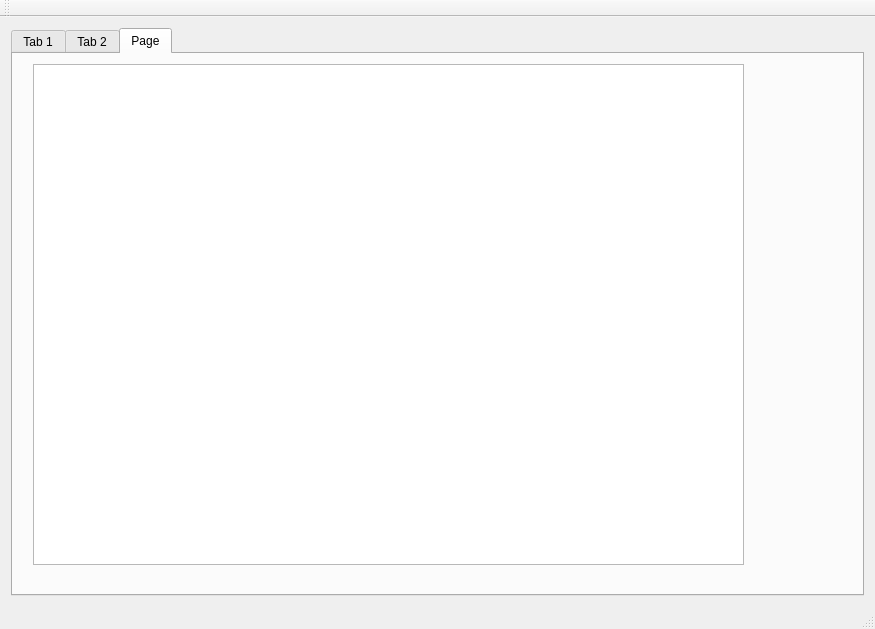
<?xml version="1.0" encoding="UTF-8"?>
<ui version="4.0">
 <class>MainWindow</class>
 <widget class="QMainWindow" name="MainWindow">
  <property name="geometry">
   <rect>
    <x>0</x>
    <y>0</y>
    <width>875</width>
    <height>629</height>
   </rect>
  </property>
  <property name="windowTitle">
   <string>MainWindow</string>
  </property>
  <widget class="QWidget" name="centralWidget">
   <layout class="QHBoxLayout" name="horizontalLayout">
    <item>
     <widget class="QTabWidget" name="tabWidget">
      <property name="currentIndex">
       <number>2</number>
      </property>
      <widget class="QWidget" name="tab">
       <attribute name="title">
        <string>Tab 1</string>
       </attribute>
       <widget class="QWidget" name="widgetModbus" native="true">
        <property name="geometry">
         <rect>
          <x>10</x>
          <y>0</y>
          <width>691</width>
          <height>561</height>
         </rect>
        </property>
       </widget>
      </widget>
      <widget class="QWidget" name="tab_2">
       <attribute name="title">
        <string>Tab 2</string>
       </attribute>
       <widget class="QWidget" name="widgetComboBox" native="true">
        <property name="geometry">
         <rect>
          <x>20</x>
          <y>20</y>
          <width>661</width>
          <height>161</height>
         </rect>
        </property>
       </widget>
       <widget class="QWidget" name="widgetComboBox2" native="true">
        <property name="geometry">
         <rect>
          <x>20</x>
          <y>200</y>
          <width>661</width>
          <height>251</height>
         </rect>
        </property>
       </widget>
      </widget>
      <widget class="QWidget" name="tab_3">
       <attribute name="title">
        <string>Page</string>
       </attribute>
       <widget class="QTableView" name="tableView">
        <property name="geometry">
         <rect>
          <x>20</x>
          <y>10</y>
          <width>711</width>
          <height>501</height>
         </rect>
        </property>
       </widget>
      </widget>
     </widget>
    </item>
   </layout>
  </widget>
  <widget class="QMenuBar" name="menuBar">
   <property name="geometry">
    <rect>
     <x>0</x>
     <y>0</y>
     <width>875</width>
     <height>21</height>
    </rect>
   </property>
  </widget>
  <widget class="QToolBar" name="mainToolBar">
   <attribute name="toolBarArea">
    <enum>TopToolBarArea</enum>
   </attribute>
   <attribute name="toolBarBreak">
    <bool>false</bool>
   </attribute>
  </widget>
  <widget class="QStatusBar" name="statusBar"/>
 </widget>
 <layoutdefault spacing="6" margin="11"/>
 <resources/>
 <connections/>
</ui>
